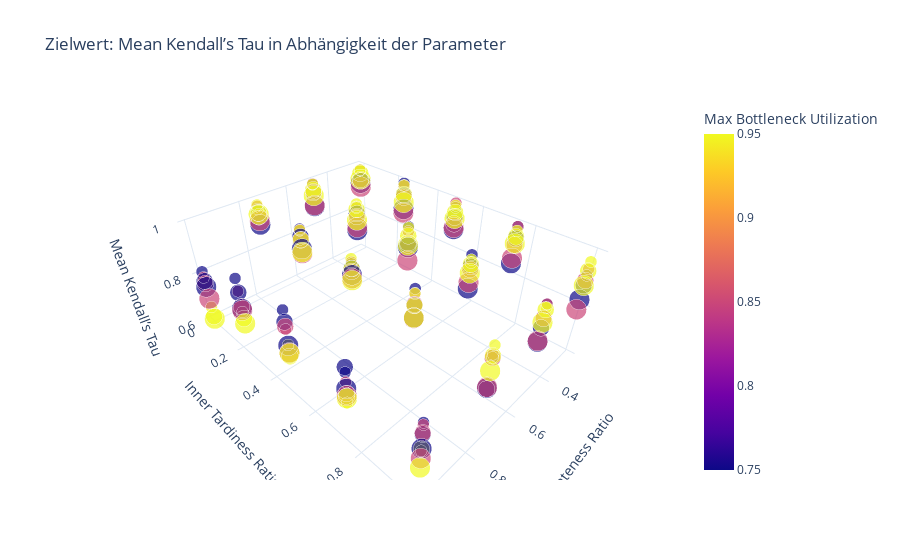

Notebook code cell kept with this figure:
### Code cell
import plotly.express as px

fig = px.scatter_3d(
    df_experiments,
    x="Abs Lateness Ratio",
    y="Inner Tardiness Ratio",
    z="Mean_Kendall_Tau",  # <-- Zielwert!
    color="Max Bottleneck Utilization",
    size="Sim Sigma",
    title="Zielwert: Mean Kendall’s Tau in Abhängigkeit der Parameter",
    template="plotly_white"
)

fig.update_layout(
    scene=dict(
        xaxis_title="Abs Lateness Ratio",
        yaxis_title="Inner Tardiness Ratio",
        zaxis_title="Mean Kendall’s Tau"
    ),
    legend_title_text="Max Bottleneck Utilization",
)
fig.show()

### Figure 1 — Plotly figure (JSON) as saved in the notebook; plotly's stock layout.template omitted (floating-point values rounded to 4 significant figures; data arrays with more than 128 entries replaced by an {"elided": "..."} marker saying what was removed)
{"data": [{"hovertemplate": "Abs Lateness Ratio=%{x}<br>Inner Tardiness Ratio=%{y}<br>Mean_Kendall_Tau=%{z}<br>Sim Sigma=%{marker.size}<br>Max Bottleneck Utilization=%{marker.color}<extra></extra>", "legendgroup": "", "marker": {"color": {"elided": "180 float values"}, "coloraxis": "coloraxis", "size": {"elided": "180 float values"}, "sizemode": "area", "sizeref": 0.00075, "symbol": "circle"}, "mode": "markers", "name": "", "scene": "scene", "showlegend": false, "x": {"elided": "180 float values"}, "y": {"elided": "180 float values"}, "z": {"elided": "180 float values"}, "type": "scatter3d"}], "layout": {"scene": {"domain": {"x": [0.0, 1.0], "y": [0.0, 1.0]}, "xaxis": {"title": {"text": "Abs Lateness Ratio"}}, "yaxis": {"title": {"text": "Inner Tardiness Ratio"}}, "zaxis": {"title": {"text": "Mean Kendall’s Tau"}}}, "coloraxis": {"colorbar": {"title": {"text": "Max Bottleneck Utilization"}}, "colorscale": [[0.0, "#0d0887"], [0.1111, "#46039f"], [0.2222, "#7201a8"], [0.3333, "#9c179e"], [0.4444, "#bd3786"], [0.5556, "#d8576b"], [0.6667, "#ed7953"], [0.7778, "#fb9f3a"], [0.8889, "#fdca26"], [1.0, "#f0f921"]]}, "legend": {"tracegroupgap": 0, "itemsizing": "constant", "title": {"text": "Max Bottleneck Utilization"}}, "title": {"text": "Zielwert: Mean Kendall’s Tau in Abhängigkeit der Parameter"}}}
